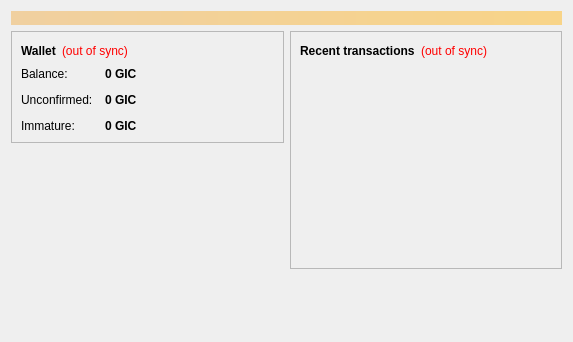
<?xml version="1.0" encoding="UTF-8"?>
<ui version="4.0">
 <class>OverviewPage</class>
 <widget class="QWidget" name="OverviewPage">
  <property name="geometry">
   <rect>
    <x>0</x>
    <y>0</y>
    <width>573</width>
    <height>342</height>
   </rect>
  </property>
  <property name="windowTitle">
   <string>Form</string>
  </property>
  <layout class="QVBoxLayout" name="topLayout">
   <item>
    <widget class="QLabel" name="labelAlerts">
     <property name="visible">
      <bool>false</bool>
     </property>
     <property name="styleSheet">
      <string notr="true">background-color: qlineargradient(x1: 0, y1: 0, x2: 1, y2: 0, stop:0 #F0D0A0, stop:1 #F8D488); color:#000000;</string>
     </property>
     <property name="wordWrap">
      <bool>true</bool>
     </property>
     <property name="margin">
      <number>3</number>
     </property>
    </widget>
   </item>
   <item>
    <layout class="QHBoxLayout" name="horizontalLayout" stretch="1,1">
     <item>
      <layout class="QVBoxLayout" name="verticalLayout_2">
       <item>
        <widget class="QFrame" name="frame">
         <property name="frameShape">
          <enum>QFrame::StyledPanel</enum>
         </property>
         <property name="frameShadow">
          <enum>QFrame::Raised</enum>
         </property>
         <layout class="QVBoxLayout" name="verticalLayout_4">
          <item>
           <layout class="QHBoxLayout" name="horizontalLayout_4">
            <item>
             <widget class="QLabel" name="label_5">
              <property name="font">
               <font>
                <weight>75</weight>
                <bold>true</bold>
               </font>
              </property>
              <property name="text">
               <string>Wallet</string>
              </property>
             </widget>
            </item>
            <item>
             <widget class="QLabel" name="labelWalletStatus">
              <property name="toolTip">
               <string>The displayed information may be out of date. Your wallet automatically synchronizes with the gicoin network after a connection is established, but this process has not completed yet.</string>
              </property>
              <property name="styleSheet">
               <string notr="true">QLabel { color: red; }</string>
              </property>
              <property name="text">
               <string notr="true">(out of sync)</string>
              </property>
              <property name="alignment">
               <set>Qt::AlignLeading|Qt::AlignLeft|Qt::AlignVCenter</set>
              </property>
             </widget>
            </item>
            <item>
             <spacer name="horizontalSpacer_2">
              <property name="orientation">
               <enum>Qt::Horizontal</enum>
              </property>
              <property name="sizeHint" stdset="0">
               <size>
                <width>40</width>
                <height>20</height>
               </size>
              </property>
             </spacer>
            </item>
           </layout>
          </item>
          <item>
           <layout class="QFormLayout" name="formLayout_2">
            <property name="fieldGrowthPolicy">
             <enum>QFormLayout::AllNonFixedFieldsGrow</enum>
            </property>
            <property name="horizontalSpacing">
             <number>12</number>
            </property>
            <property name="verticalSpacing">
             <number>12</number>
            </property>
            <item row="0" column="0">
             <widget class="QLabel" name="label">
              <property name="text">
               <string>Balance:</string>
              </property>
             </widget>
            </item>
            <item row="0" column="1">
             <widget class="QLabel" name="labelBalance">
              <property name="font">
               <font>
                <weight>75</weight>
                <bold>true</bold>
               </font>
              </property>
              <property name="cursor">
               <cursorShape>IBeamCursor</cursorShape>
              </property>
              <property name="toolTip">
               <string>Your current balance</string>
              </property>
              <property name="text">
               <string notr="true">0 GIC</string>
              </property>
              <property name="textInteractionFlags">
               <set>Qt::LinksAccessibleByMouse|Qt::TextSelectableByKeyboard|Qt::TextSelectableByMouse</set>
              </property>
             </widget>
            </item>
            <item row="1" column="0">
             <widget class="QLabel" name="label_3">
              <property name="text">
               <string>Unconfirmed:</string>
              </property>
             </widget>
            </item>
            <item row="1" column="1">
             <widget class="QLabel" name="labelUnconfirmed">
              <property name="font">
               <font>
                <weight>75</weight>
                <bold>true</bold>
               </font>
              </property>
              <property name="cursor">
               <cursorShape>IBeamCursor</cursorShape>
              </property>
              <property name="toolTip">
               <string>Total of transactions that have yet to be confirmed, and do not yet count toward the current balance</string>
              </property>
              <property name="text">
               <string notr="true">0 GIC</string>
              </property>
              <property name="textInteractionFlags">
               <set>Qt::LinksAccessibleByMouse|Qt::TextSelectableByKeyboard|Qt::TextSelectableByMouse</set>
              </property>
             </widget>
            </item>
            <item row="2" column="0">
             <widget class="QLabel" name="labelImmatureText">
              <property name="text">
               <string>Immature:</string>
              </property>
             </widget>
            </item>
            <item row="2" column="1">
             <widget class="QLabel" name="labelImmature">
              <property name="font">
               <font>
                <weight>75</weight>
                <bold>true</bold>
               </font>
              </property>
              <property name="toolTip">
               <string>Mined balance that has not yet matured</string>
              </property>
              <property name="text">
               <string notr="true">0 GIC</string>
              </property>
              <property name="textInteractionFlags">
               <set>Qt::LinksAccessibleByMouse|Qt::TextSelectableByKeyboard|Qt::TextSelectableByMouse</set>
              </property>
             </widget>
            </item>
           </layout>
          </item>
         </layout>
        </widget>
       </item>
       <item>
        <spacer name="verticalSpacer">
         <property name="orientation">
          <enum>Qt::Vertical</enum>
         </property>
         <property name="sizeHint" stdset="0">
          <size>
           <width>20</width>
           <height>40</height>
          </size>
         </property>
        </spacer>
       </item>
        <item>
         <widget class="QLabel" name="label_wallet_bgcoin">
          <property name="text">
           <string/>
          </property>
          <property name="pixmap">
           <pixmap resource="../bitcoin.qrc">:/images/wallet_bgcoin</pixmap>
          </property>
          <property name="scaledContents">
           <bool>false</bool>
          </property>
          <property name="alignment">
           <set>Qt::AlignCenter</set>
          </property>
          <property name="margin">
           <number>-2</number>
          </property>
         </widget>
        </item>
        <item>
         <widget class="QLabel" name="label_6">
          <property name="text">
           <string/>
          </property>
         </widget>
        </item>
      </layout>
     </item>
     <item>
      <layout class="QVBoxLayout" name="verticalLayout_3">
       <item>
        <widget class="QFrame" name="frame_2">
         <property name="frameShape">
          <enum>QFrame::StyledPanel</enum>
         </property>
         <property name="frameShadow">
          <enum>QFrame::Raised</enum>
         </property>
         <layout class="QVBoxLayout" name="verticalLayout">
          <item>
           <layout class="QHBoxLayout" name="horizontalLayout_2">
            <item>
             <widget class="QLabel" name="label_4">
              <property name="text">
               <string>&lt;b&gt;Recent transactions&lt;/b&gt;</string>
              </property>
             </widget>
            </item>
            <item>
             <widget class="QLabel" name="labelTransactionsStatus">
              <property name="toolTip">
               <string>The displayed information may be out of date. Your wallet automatically synchronizes with the gicoin network after a connection is established, but this process has not completed yet.</string>
              </property>
              <property name="styleSheet">
               <string notr="true">QLabel { color: red; }</string>
              </property>
              <property name="text">
               <string notr="true">(out of sync)</string>
              </property>
              <property name="alignment">
               <set>Qt::AlignRight|Qt::AlignTrailing|Qt::AlignVCenter</set>
              </property>
             </widget>
            </item>
            <item>
             <spacer name="horizontalSpacer">
              <property name="orientation">
               <enum>Qt::Horizontal</enum>
              </property>
              <property name="sizeHint" stdset="0">
               <size>
                <width>40</width>
                <height>20</height>
               </size>
              </property>
             </spacer>
            </item>
           </layout>
          </item>
          <item>
           <widget class="QListView" name="listTransactions">
            <property name="styleSheet">
             <string notr="true">QListView { background: transparent; }</string>
            </property>
            <property name="frameShape">
             <enum>QFrame::NoFrame</enum>
            </property>
            <property name="verticalScrollBarPolicy">
             <enum>Qt::ScrollBarAlwaysOff</enum>
            </property>
            <property name="horizontalScrollBarPolicy">
             <enum>Qt::ScrollBarAlwaysOff</enum>
            </property>
            <property name="selectionMode">
             <enum>QAbstractItemView::NoSelection</enum>
            </property>
           </widget>
          </item>
         </layout>
        </widget>
       </item>
       <item>
        <spacer name="verticalSpacer_2">
         <property name="orientation">
          <enum>Qt::Vertical</enum>
         </property>
         <property name="sizeHint" stdset="0">
          <size>
           <width>20</width>
           <height>40</height>
          </size>
         </property>
        </spacer>
       </item>
      </layout>
     </item>
    </layout>
   </item>
  </layout>
 </widget>
 <resources/>
 <connections/>
</ui>
